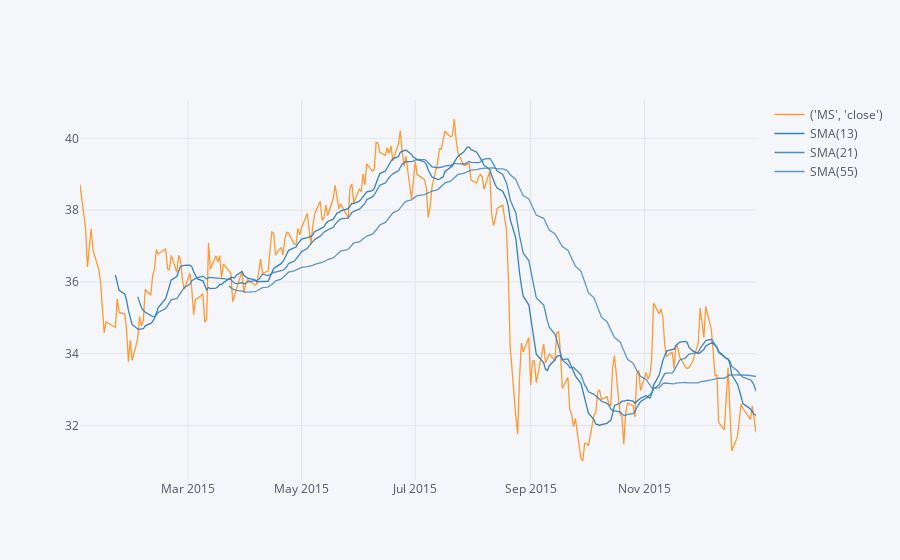

Notebook code for this chart:
### Code cell
#Creating a Simple Moving Averages plot of Morgan Stanley for the year 2015

ms_stock = bank_stocks.loc['2015-01-01':'2015-12-31']['MS', 'close']
ms_stock.ta_plot(study='sma',periods=[13,21,55],title='Simple Moving Averages')

### Figure 1 — Plotly figure (JSON) as saved in the notebook; plotly's stock layout.template omitted (floating-point values rounded to 4 significant figures; data arrays with more than 128 entries replaced by an {"elided": "..."} marker saying what was removed)
{"data": [{"line": {"color": "rgba(255, 153, 51, 1.0)", "dash": "solid", "shape": "linear", "width": 1.3}, "mode": "lines", "name": "('MS', 'close')", "text": "", "type": "scatter", "x": {"elided": "252 str values"}, "y": {"elided": "252 float values"}}, {"line": {"color": "rgba(55, 128, 191, 1.0)", "dash": "solid", "shape": "linear", "width": 1.3}, "mode": "lines", "name": "SMA(13)", "text": "", "type": "scatter", "x": {"elided": "252 str values"}, "y": {"elided": "252 mixed values"}}, {"line": {"color": "rgba(55, 128, 191, 0.8999999999999999)", "dash": "solid", "shape": "linear", "width": 1.3}, "mode": "lines", "name": "SMA(21)", "text": "", "type": "scatter", "x": {"elided": "252 str values"}, "y": {"elided": "252 mixed values"}}, {"line": {"color": "rgba(55, 128, 191, 0.7999999999999998)", "dash": "solid", "shape": "linear", "width": 1.3}, "mode": "lines", "name": "SMA(55)", "text": "", "type": "scatter", "x": {"elided": "252 str values"}, "y": {"elided": "252 mixed values"}}], "layout": {"legend": {"bgcolor": "#F5F6F9", "font": {"color": "#4D5663"}}, "paper_bgcolor": "#F5F6F9", "plot_bgcolor": "#F5F6F9", "title": {"font": {"color": "#4D5663"}}, "xaxis": {"gridcolor": "#E1E5ED", "showgrid": true, "tickfont": {"color": "#4D5663"}, "title": {"font": {"color": "#4D5663"}, "text": ""}, "zerolinecolor": "#E1E5ED"}, "yaxis": {"gridcolor": "#E1E5ED", "showgrid": true, "tickfont": {"color": "#4D5663"}, "title": {"font": {"color": "#4D5663"}, "text": ""}, "zerolinecolor": "#E1E5ED"}}}
